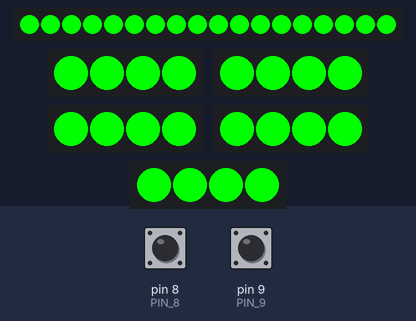
This sketch was run on a simulated Arduino Uno, built with avr-gcc and run on an emulated ATmega328P. Shown: 18 RGB LEDs in strip order, left to right, 5 × 4 RGB LEDs in strip order, left to right. The test bench sets the inputs (shaded band); at power-on: pin 8 (PIN_8) HIGH, pin 9 (PIN_9) HIGH. Colours are those a GRB WS2812 strip shows for the declared byte order.

Above: at 1.2 s.
1.3 s: pin 8 (PIN_8) pulled LOW for 0.15 s
At 1.52 s:
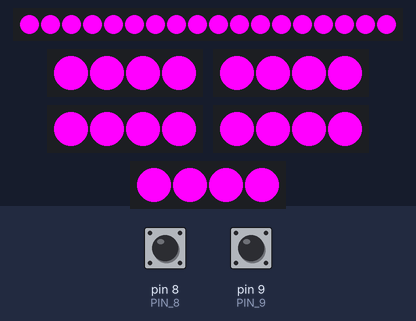
3.1 s: pin 9 (PIN_9) pulled LOW for 0.15 s
At 3.34 s:
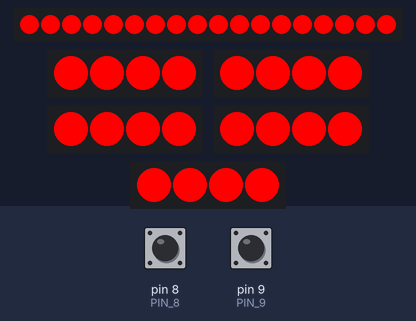
4.9 s: pin 9 (PIN_9) pulled LOW for 3.2 s
At 8.8 s:
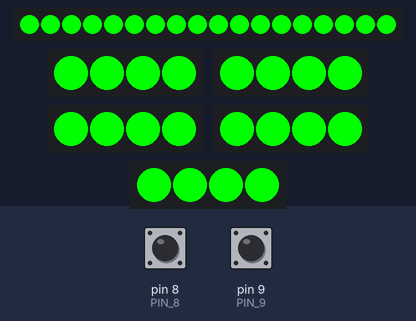
9.8 s: pin 8 (PIN_8) pulled LOW for 3.2 s
At 10.9 s:
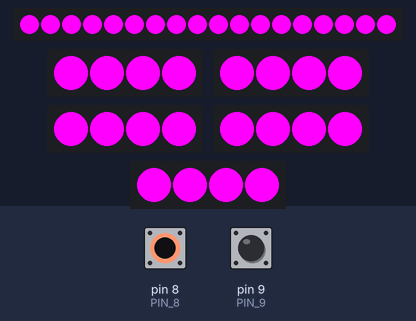
14.6 s: pin 8 (PIN_8) driven LOW and pin 9 (PIN_9) driven LOW
At 15.9 s:
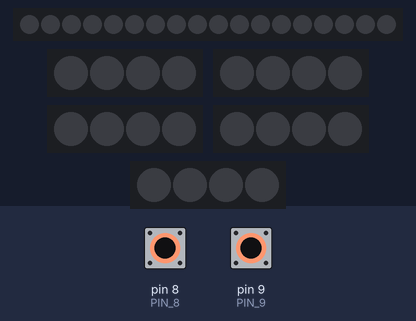
Timing chart, 0 to 17.3 s (numbered marks = the images above; inputs shaded):
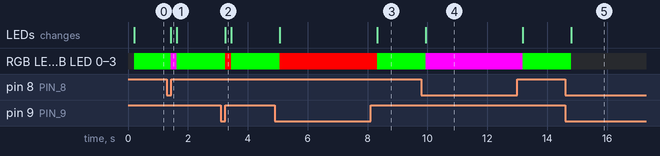

Measured:
- after the input at 1.3 s, RGB LED 0–3, RGB LED 0–3, RGB LED 0–3, RGB LED 0–3, RGB LED 0–3: RGB(0, 255, 0) → RGB(255, 0, 255) after 0.12 s, → RGB(0, 255, 0) 0.20 s later; the LEDs: change after 0.12 s (image 1)
- after the input at 3.1 s, RGB LED 0–3, RGB LED 0–3, RGB LED 0–3, RGB LED 0–3, RGB LED 0–3: RGB(0, 255, 0) → RGB(255, 0, 0) after 0.15 s, → RGB(0, 255, 0) 0.20 s later; the LEDs: change after 0.15 s (image 2)
- after the input at 4.9 s, RGB LED 0–3, RGB LED 0–3, RGB LED 0–3, RGB LED 0–3, RGB LED 0–3: RGB(0, 255, 0) → RGB(255, 0, 0) after 0.17 s, → RGB(0, 255, 0) 3.2 s later; the LEDs: first change after 0.17 s (image 3 shows a later state)
- after the input at 9.8 s, RGB LED 0–3, RGB LED 0–3, RGB LED 0–3, RGB LED 0–3, RGB LED 0–3: RGB(0, 255, 0) → RGB(255, 0, 255) after 0.14 s, → RGB(0, 255, 0) 3.2 s later; the LEDs: change after 0.14 s (image 4)
- after the input at 14.6 s, RGB LED 0–3, RGB LED 0–3, RGB LED 0–3, RGB LED 0–3, RGB LED 0–3: RGB(0, 255, 0) → off after 0.21 s; the LEDs: change after 0.21 s (image 5)

The sketch:

manip_LED.ino
```cpp
#include <FastLED.h>
constexpr int PIN_8 = 8;
constexpr int PIN_9 = 9;

constexpr int SHORT_LED_PIN[] = {2, 3, 4, 5, 6};
constexpr int LONG_LED_PIN = 7;

constexpr int LONG_STRIP_LENGTH = 18;
constexpr int SHORT_STRIP_LENGTH = 4;

const int NUM_LEDS =
  LONG_STRIP_LENGTH +
  (5 * SHORT_STRIP_LENGTH);

enum LEDState {
  hasTarget,
  noTarget,
  isAligned,
  off
};

CRGB leds[NUM_LEDS]{};

struct Color {
  int r, g, b;
};

void setup() {
  pinMode(PIN_9, INPUT_PULLUP);
  pinMode(PIN_8, INPUT_PULLUP);

  FastLED.addLeds<WS2812B, LONG_LED_PIN,     RGB>(leds, 0, 18);
  FastLED.addLeds<WS2812B, SHORT_LED_PIN[0], RGB>(leds, 18, 4);
  FastLED.addLeds<WS2812B, SHORT_LED_PIN[1], RGB>(leds, 22, 4);
  FastLED.addLeds<WS2812B, SHORT_LED_PIN[2], RGB>(leds, 26, 4);
  FastLED.addLeds<WS2812B, SHORT_LED_PIN[3], RGB>(leds, 30, 4);
  FastLED.addLeds<WS2812B, SHORT_LED_PIN[4], RGB>(leds, 34, 4);
}

int getStatus() {
  uint8_t p1 = digitalRead(PIN_8);
  uint8_t p2 = digitalRead(PIN_9);
  delay(100);

  uint8_t status = (p1 << 1) | (p2);

  return (~status) & 0b11;
}

void solidColor(const Color& color) {
  for (int i = 0; i < NUM_LEDS; i++) {
    leds[i] = CRGB{ color.g, color.r, color.b };
  }
}

void loop() {
  Serial.println(getStatus());
  switch (getStatus()) {
    case hasTarget:
      solidColor({ 0, 255, 0 }); // green
      break;
    case noTarget:
      solidColor({ 255, 0, 0 }); // red
      break;
    case isAligned:
      solidColor({ 255, 0, 255 }); // purple
      break;
    case off:
      solidColor({ 0, 0, 0}); // black
      break;
  }

  FastLED.show();
}
```
